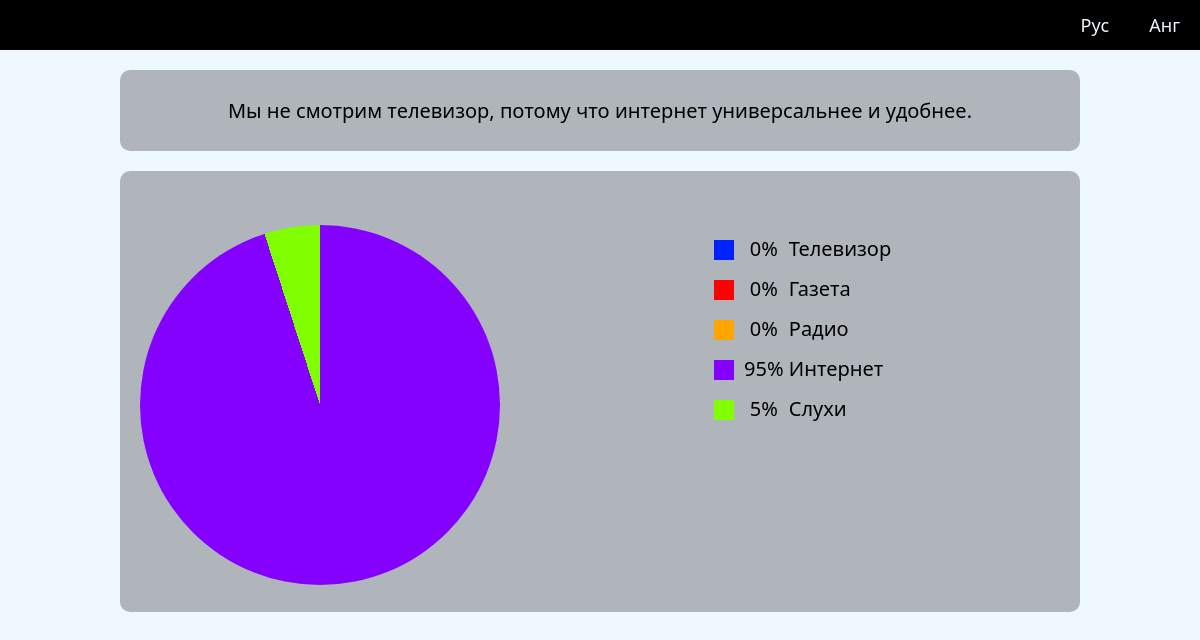
Before: /ru/ with the older database file.
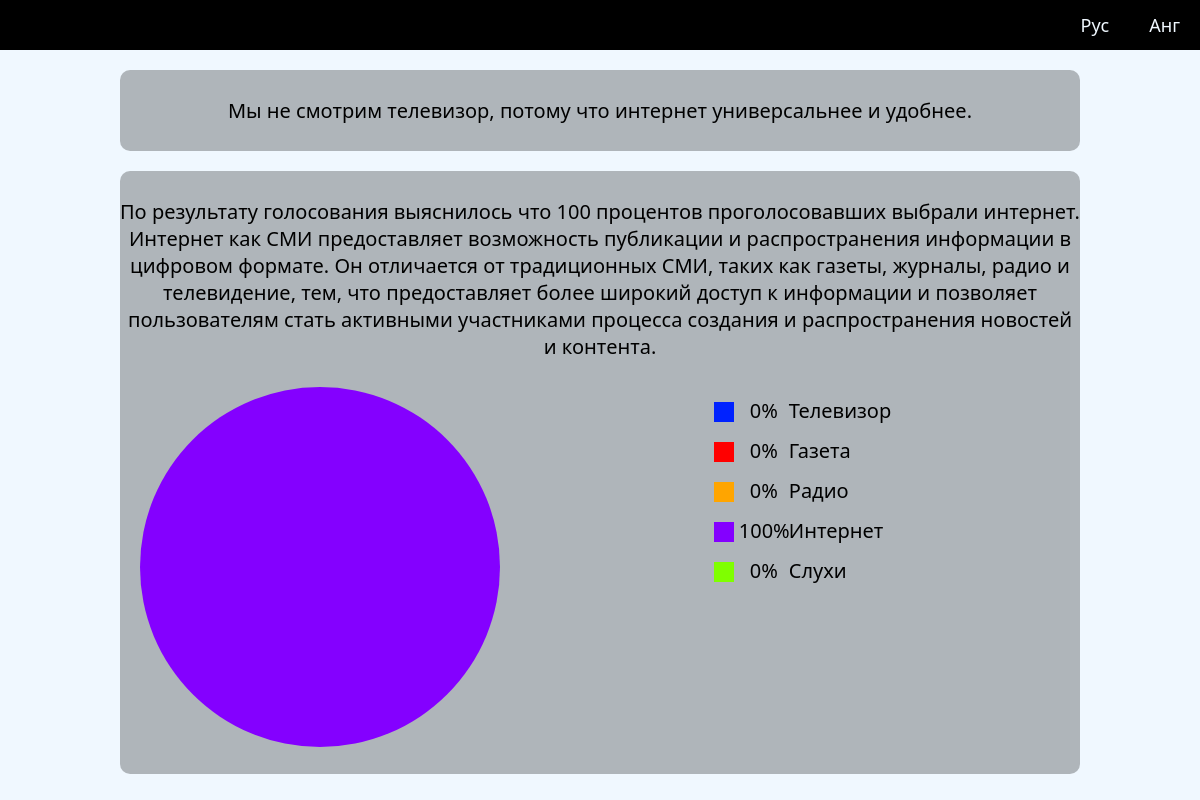
After: the same page with the newer database file.
### front/models.py (models this page shows)
class Data(models.Model):
    en_tv_text = models.TextField('Отношение к телику EN', null=True, blank=True)
    ru_tv_text = models.TextField('Отношение к телику RU', null=True, blank=True)
    en_statistic_text = models.TextField('О статистике EN', null=True, blank=True)
    ru_statistic_text = models.TextField('О статистике RU', null=True, blank=True)
    tv_statistic = models.SmallIntegerField('Процент ТВ', null=True, blank=True)
    newspaper_statistic = models.SmallIntegerField('Процент ГАЗЕТ', null=True, blank=True)
    radio_statistic = models.SmallIntegerField('Процент РАДИО', null=True, blank=True)
    internet_statistic = models.SmallIntegerField('Процент ИНТЕРНЕТА', null=True, blank=True)
    friend_statistic = models.SmallIntegerField('Процент СЛУХОВ', null=True, blank=True)
    class Meta:
        verbose_name = "информацию"
        verbose_name_plural = "Информация"

### front/views.py (the view)
# urls.py: path('ru/', ru_index, name='ru_index'),
def ru_index(request: WSGIRequest):
    return render(request, 'ru/index.html', {'content': get_data()})

### front/views.py (called while the page is built)
def get_data(request: WSGIRequest = None) -> Data or None:
    data = Data.objects.all()
    try:
        return data[0]
    except IndexError:
        return None

### templates/ru/index.html (shortened to what this page needs)
{% extends 'base.html' %}
{% load static %}
<html lang="{% block page_lang %}ru{% endblock %}">
    {% block content %}
    {% if content != None %}
        <div class="block" id="tv">
            <wbr>
            <p>{{ content.ru_tv_text }}</p>
            <wbr>
        </div>
        <div class="block" id="statistic">
            <wbr>
            <p>{{ content.ru_statistic_text }}</p>
            <wbr>
            <div class="statistic">
                <div class="stat__per_sent" style="background: conic-gradient(
                        #0022ff {{ content.tv_statistic }}%,
                        red 0deg {{ content.newspaper_statistic }}%,
                        orange 0deg {{ content.radio_statistic }}%,
                        #8400ff 0deg {{ content.internet_statistic }}%,
                        chartreuse 0deg {{ content.friend_statistic }}%
                        );"></div>
                <div class="pos">
                    <div class="stat__descript">
                        <div class="stat" style="background-color: #0022ff"></div>
                        <div class="per__sent">{{ content.tv_statistic }}%</div>
                        <p>Телевизор</p>
                    </div>
                    <div class="stat__descript">
                        <div class="stat" style="background-color: red"></div>
                        <div class="per__sent">{{ content.newspaper_statistic }}%</div>
                        <p>Газета</p>
                    </div>
                    <div class="stat__descript">
                        <div class="stat" style="background-color: orange"></div>
                        <div class="per__sent">{{ content.radio_statistic }}%</div>
                        <p>Радио</p>
                    </div>
                    <div class="stat__descript">
                        <div class="stat" style="background-color: #8400ff"></div>
                        <div class="per__sent">{{ content.internet_statistic }}%</div>
                        <p>Интернет</p>
                    </div>
                    <div class="stat__descript">
                        <div class="stat" style="background-color: chartreuse"></div>
                        <div class="per__sent">{{ content.friend_statistic }}%</div>
                        <p>Слухи</p>
                    </div>
                </div>
            </div>
            <wbr>
        </div>
    {% endif %}
    {% endblock %}

### templates/base.html (shortened to what this page needs)
<!DOCTYPE html>
{% load static %}
<html lang="{% block page_lang %}{% endblock %}">
<head>
    <link rel="stylesheet" href="{% static 'css/index.css' %}">
</head>
<body>
    <nav>
        <div class="right">
            <div class="lang">
                <div class="nav-link" id="ru"><a href="{% url 'ru_index' %}">Rus</a></div>
                <div class="nav-link" id="en"><a href="{% url 'en_index' %}">Eng</a></div>
            </div>
        </div>
    </nav>
    {% block content %}
    {% endblock %}
</body>
</html>

### static/css/index.css (style rules this page uses)
body, html { font-family: "Segoe UI", system-ui, sans-serif; background-color: aliceblue; margin: 0; }
p { margin: 0; }
a { text-decoration: none; color: aliceblue; }
nav { background-color: black; display: flex; }
.nav-link { margin: auto; }
.left, .right, .lang { display: flex; }
.right { margin-left: auto; }
@media (min-width: 1001px) { .nav-link>a { padding: 20px; font-size: 18px; } }
@media (min-width: 1001px) { .left, .right, .lang { height: 50px; } }
.block { margin: auto; background-color: rgba(0, 0, 0, 0.27); width: 80%; text-align: center; }
@media (min-width: 1001px) { .block { margin-top: 20px; border-radius: 10px; font-size: 20px; } }
.statistic { display: flex; margin: auto; }
.stat__per_sent { border-radius: 50%; margin-left: 20px; margin-right: 20px; }
.stat__descript { display: flex; }
.pos { margin-left: auto; }
@media (min-width: 1001px) { .stat__per_sent { width: 45vh; height: 45vh; } }
@media (min-width: 1001px) { .stat__descript { margin-top: 10px; } }
@media (min-width: 1001px) { .pos { margin: 0 auto auto; } }
@media (min-width: 1001px) { .stat { width: 20px; height: 20px; margin: 5px; } }
@media (min-width: 1001px) { .stat__descript>.per__sent { width: 50px; } }

Changed rows visible on the page:
changed Data "Мы не смотрим телевизор, потому что интернет универсальнее и удобнее.": ru_statistic_text (not shown) → "По результату голосования выяснилось что 100 процентов проголосовавших выбрали интернет. Интернет как СМИ предоставляет возможность публикации и распространения информации в цифровом формате. Он отличается от традиционных СМИ, таких как газеты, журналы, радио и телевидение, тем, что предоставляет более широкий доступ к информации и позволяет пользователям стать активными участниками процесса создания и распространения новостей и контента."; internet_statistic "95" → "100"; friend_statistic "5" → "0"
